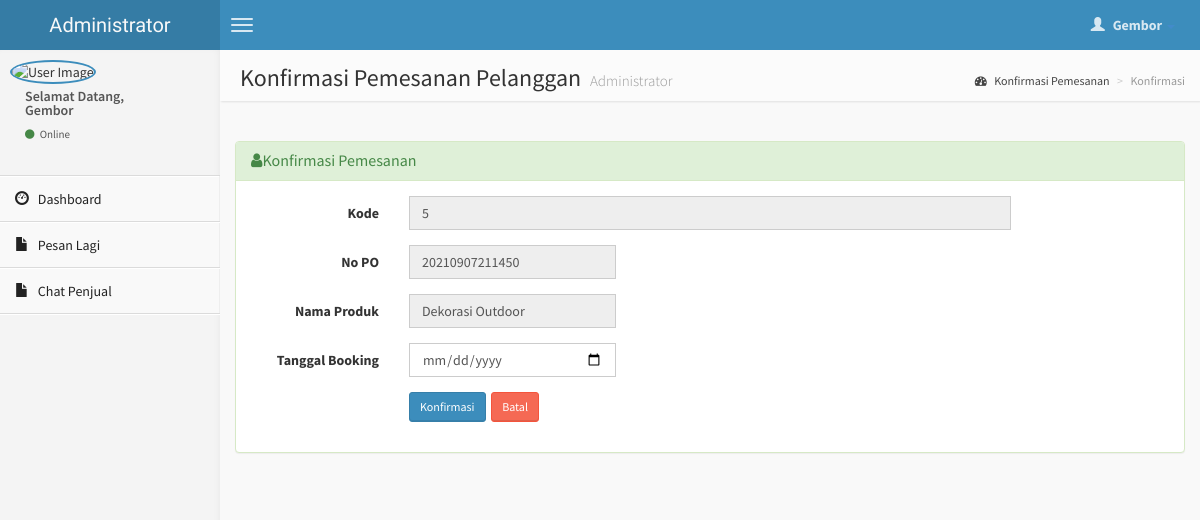
The page /customer/edit-konfirmasi-pesan.php?hal=edit&kode=5 (signed in) on the database its author committed.
### tables this page shows
CREATE TABLE `po_terima` (
  `id` int(10) NOT NULL,
  `nopo` varchar(20) NOT NULL,
  `kd_cus` varchar(20) NOT NULL,
  `kode` int(4) NOT NULL,
  `nama` varchar(30) NOT NULL,
  `tanggal` date NOT NULL,
  `qty` int(8) NOT NULL,
  `total` int(8) NOT NULL,
  `status_pelayanan` enum('Belum Bayar','Batal','Proses','Selesai') NOT NULL
);

### customer/edit-konfirmasi-pesan.php (the view, shortened to what this page needs)
<?php
if (empty($_SESSION['username'])){
	header('location:../index.php');
} else {
?>
<!DOCTYPE html>
<html>
    <head>
        <link href="../dist/css/bootstrap.css" rel="stylesheet" type="text/css" />
        <link href="//cdnjs.cloudflare.com/ajax/libs/font-awesome/4.1.0/css/font-awesome.min.css" rel="stylesheet" type="text/css" />
        <link href="//code.ionicframework.com/ionicons/1.5.2/css/ionicons.min.css" rel="stylesheet" type="text/css" />
        <link href="../css/morris/morris.css" rel="stylesheet" type="text/css" />
        <link href="../css/jvectormap/jquery-jvectormap-1.2.2.css" rel="stylesheet" type="text/css" />
        <link href="../css/datepicker/datepicker3.css" rel="stylesheet" type="text/css" />
        <link href="../css/daterangepicker/daterangepicker-bs3.css" rel="stylesheet" type="text/css" />
        <link href="../css/bootstrap-wysihtml5/bootstrap3-wysihtml5.min.css" rel="stylesheet" type="text/css" />
        <link href="../css/AdminLTE.css" rel="stylesheet" type="text/css" />
        <link rel="stylesheet" href="datatables/dataTables.bootstrap.css"/>
    </head>
    <body class="skin-blue">
        <header class="header">
            <a href="index.php" class="logo">
                Administrator
            </a>
            <nav class="navbar navbar-static-top" role="navigation">
                <a href="#" class="navbar-btn sidebar-toggle" data-toggle="offcanvas" role="button">
                    <span class="icon-bar"></span>
                    <span class="icon-bar"></span>
                    <span class="icon-bar"></span>
                </a>
                <div class="navbar-right">
                    <ul class="nav navbar-nav">
                        <li class="dropdown user user-menu">
                            <a href="#" class="dropdown-toggle" data-toggle="dropdown">
                                <i class="glyphicon glyphicon-user"></i>
                                <span><?php echo $_SESSION['fullname']; ?> <i class="caret"></i></span>
                            </a>
								<?php } ?>
                        </li>
                    </ul>
                </div>
            </nav>
        </header>
        <div class="wrapper row-offcanvas row-offcanvas-left">
            <aside class="left-side sidebar-offcanvas">
                <section class="sidebar">
                    <div class="user-panel">
                        <div class="pull-left image">
                            <img src="<?php echo $_SESSION['gambar']; ?>" class="img-circle" alt="User Image" style="border: 2px solid #3C8DBC;" />
                        </div>
                        <div class="pull-left info">
                            <p>Selamat Datang,<br /><?php echo $_SESSION['fullname']; ?></p>
                            <a href="#"><i class="fa fa-circle text-success"></i> Online</a>
                        </div>
                    </div>
                    <?php include "menu.php"; ?>
                </section>
            </aside>
            <aside class="right-side">
                <section class="content-header">
                    <h1>
                        Konfirmasi Pemesanan Pelanggan
                        <small>Administrator</small>
                    </h1>
                    <ol class="breadcrumb">
                        <li><a href="#"><i class="fa fa-dashboard"></i> Konfirmasi Pemesanan</a></li>
                        <li class="active">Konfirmasi</li>
                    </ol>
                </section>
                <section class="content">
                <?php
            $kd = $_GET['kode'];
			$sql = mysqli_query($koneksi, "SELECT * FROM po_terima WHERE id='$kd'");
			if(mysqli_num_rows($sql) == 0){
				header("Location: index1.php");
			}else{
				$row = mysqli_fetch_assoc($sql);
			}
			?>
                    <br />
                    <div class="row">
                        <div class="col-lg-12">
                        <div class="panel panel-success">
                        <div class="panel-heading">
                        <h3 class="panel-title"><i class="fa fa-user"></i>Konfirmasi Pemesanan</h3>
                        </div>
                        <div class="panel-body">
                  <div class="form-panel">
                      <form class="form-horizontal style-form" action="update-konfirmasi-pesan.php" method="post" enctype="multipart/form-data" name="form1" id="form1">
						  <div class="form-group">
                              <label class="col-sm-2 col-sm-2 control-label">Kode</label>
                              <div class="col-sm-8">
                                  <input name="id" type="text" id="id" value="<?php echo $row['id']; ?>" class="form-control" autocomplete="off" placeholder="Auto Number Tidak perlu di isi" readonly="readonly"/>
                              </div>
                          </div>
                          <div class="form-group">
                              <label class="col-sm-2 col-sm-2 control-label">No PO</label>
                              <div class="col-sm-3">
                            <input name="nopo" type="text" id="nopo" value="<?php echo $row['nopo']; ?>" class="form-control" autocomplete="off" readonly="readonly" />
                            </div>
                          </div>
						  <div class="form-group">
                              <label class="col-sm-2 col-sm-2 control-label">Nama Produk</label>
                              <div class="col-sm-3">
                            <input name="kd_cus" type="text" id="kd_cus" value="<?php echo $row['nama']; ?>" class="form-control" autocomplete="off" readonly="readonly" />
                            </div>
                          </div>
						  <div class="form-group">
                              <label class="col-sm-2 col-sm-2 control-label">Tanggal Booking</label>
                              <div class="col-sm-3">
                            <input name="tanggal" type="date" id="tanggal" class="input-group date form-control" data-date="" data-date-format="yyyy-mm-dd" required />
                            </div>
                          </div>
						   <div class="form-group">
                              <label class="col-sm-2 col-sm-2 control-label"></label>
                              <div class="col-sm-10">
                                  <input type="submit" name="update" value="Konfirmasi" class="btn btn-sm btn-primary" />&nbsp;
	                              <a href="index1.php" class="btn btn-sm btn-danger">Batal </a>
                              </div>
                          </div>
                      </form>
                  </div>
                  </div>
                  </div>
          		</div>
                    </div>
                </section>
            </aside>
        </div>
    </body>
</html>

### rows shown on the page
po_terima: id "5", nopo "20210907211450", kd_cus "Dekorasi Outdoor"

### other values the page prints
$_SESSION['fullname'] "Gembor"
